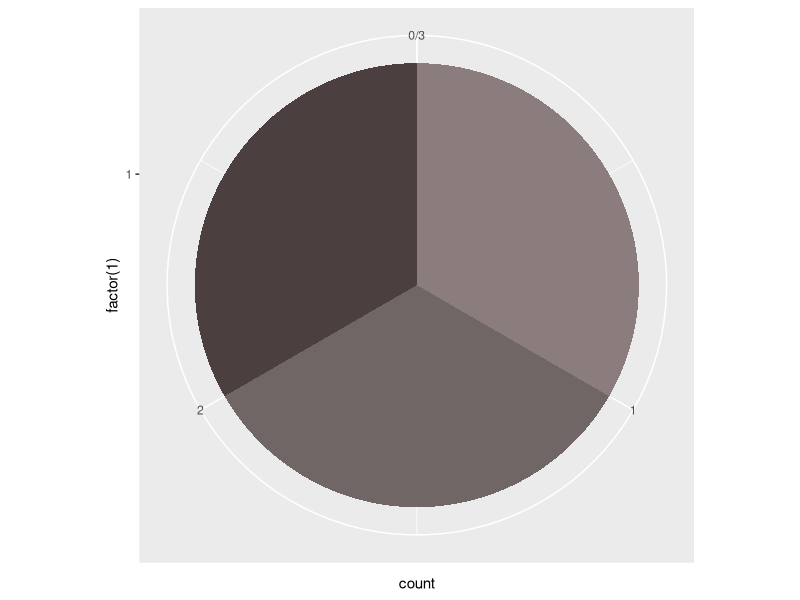

Write the R code that produced this figure.
library(ggplot2)
data3 = read.csv(
  file="01january2016-1st3datapoints.csv", 
    stringsAsFactors=F)
p = ggplot(data=data3, 
       aes(x=factor(1), fill=I(colour)
      ),
           )
p= p + geom_bar(stat="count", width=1)
p = p + coord_polar(theta="y", start=0)

ggsave("1st3-ig-van-01january-2016-piechart.png", p, width = 26.666666667, height = 26.666666667, dpi = 72, limitsize = FALSE) # 26.6666667 = 1920/72dpi
warnings()
